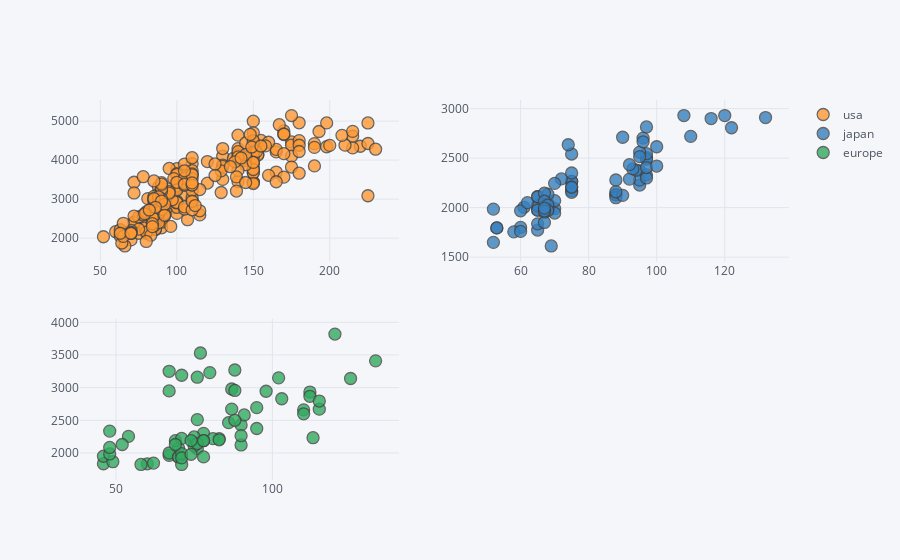

The cell this chart's notebook holds for it:
### Code cell
df.iplot(kind="scatter", x="horsepower", y="weight", mode='markers', categories='origin', subplots=True)

### Figure 1 — Plotly figure (JSON) as saved in the notebook; plotly's stock layout.template omitted (floating-point values rounded to 4 significant figures; data arrays with more than 128 entries replaced by an {"elided": "..."} marker saying what was removed)
{"data": [{"marker": {"color": "rgba(255, 153, 51, 1.0)", "line": {"width": 1.3}, "opacity": 0.8, "size": 12, "symbol": "circle"}, "mode": "markers", "name": "usa", "textfont": {"color": "#4D5663"}, "type": "scatter", "x": {"elided": "249 int values"}, "xaxis": "x", "y": {"elided": "249 int values"}, "yaxis": "y"}, {"marker": {"color": "rgba(55, 128, 191, 1.0)", "line": {"width": 1.3}, "opacity": 0.8, "size": 12, "symbol": "circle"}, "mode": "markers", "name": "japan", "textfont": {"color": "#4D5663"}, "type": "scatter", "x": [95, 88, 88, 95, 65, 69, 95, 97, 92, 97, 88, 88, 94, 90, 122, 67, 65, 52, 61, 97, 93, 75, 96, 97, 53, 53, 70, 75, 108, 68, 70, 75, 67, 97, 110, 52, 70, 60, 95, 97, 95, 97, 68, 65, 65, 60, 65, 90, 75, 92, 75, 65, 65, 67, 67, 132, 100, 72, 58, 60, 67, 65, 62, 68, 75, 75, 100, 74, 116, 120, 68, 68, 88, 75, 70, 67, 67, 67, 96], "xaxis": "x2", "y": [2372, 2130, 2130, 2228, 1773, 1613, 2278, 2330, 2288, 2506, 2100, 2279, 2379, 2124, 2807, 1950, 1836, 1649, 2003, 2489, 2391, 2171, 2702, 2545, 1795, 1795, 1990, 2155, 2930, 2045, 1945, 2265, 1985, 2815, 2720, 1985, 2070, 1800, 2560, 2300, 2515, 2405, 2135, 1975, 2020, 1968, 2019, 2711, 2542, 2434, 2265, 2110, 2110, 1850, 2145, 2910, 2420, 2290, 1755, 1760, 2065, 1975, 2050, 1985, 2210, 2350, 2615, 2635, 2900, 2930, 2025, 1970, 2160, 2205, 2245, 1965, 1965, 1995, 2665], "yaxis": "y2"}, {"marker": {"color": "rgba(50, 171, 96, 1.0)", "line": {"width": 1.3}, "opacity": 0.8, "size": 12, "symbol": "circle"}, "mode": "markers", "name": "europe", "textfont": {"color": "#4D5663"}, "type": "scatter", "x": [46, 87, 90, 95, 113, 90, 70, 76, 60, 54, 112, 76, 87, 69, 46, 90, 49, 75, 91, 112, 110, 83, 67, 78, 75, 75, 67, 71, 70, 95, 88, 98, 115, 86, 81, 83, 70, 71, 102, 88, 120, 58, 78, 78, 110, 48, 103, 125, 115, 133, 71, 71, 77, 71, 69, 76, 78, 48, 48, 67, 67, null, 62, 88, 74, null, 80, 76, 74, 52], "xaxis": "x3", "y": [1835, 2672, 2430, 2375, 2234, 2123, 2074, 2065, 1834, 2254, 2933, 2511, 2979, 2189, 1950, 2265, 1867, 2158, 2582, 2868, 2660, 2219, 1963, 2300, 2108, 2246, 2000, 2223, 1937, 2694, 2957, 2945, 2671, 2464, 2220, 2202, 1937, 1825, 3150, 3270, 3820, 1825, 1940, 2190, 2600, 1985, 2830, 3140, 2795, 3410, 1990, 1925, 3530, 3190, 2130, 2144, 2188, 2085, 2335, 2950, 3250, 1835, 1845, 2500, 2190, 2320, 3230, 3160, 1980, 2130], "yaxis": "y3"}], "layout": {"legend": {"bgcolor": "#F5F6F9", "font": {"color": "#4D5663"}}, "paper_bgcolor": "#F5F6F9", "plot_bgcolor": "#F5F6F9", "title": {"font": {"color": "#4D5663"}}, "xaxis": {"anchor": "y", "domain": [0, 0.45], "gridcolor": "#E1E5ED", "showgrid": true, "tickfont": {"color": "#4D5663"}, "title": {"font": {"color": "#4D5663"}, "text": ""}, "zerolinecolor": "#E1E5ED"}, "xaxis2": {"anchor": "y2", "domain": [0.55, 1], "gridcolor": "#E1E5ED", "showgrid": true, "tickfont": {"color": "#4D5663"}, "title": {"font": {"color": "#4D5663"}, "text": ""}, "zerolinecolor": "#E1E5ED"}, "xaxis3": {"anchor": "y3", "domain": [0, 0.45], "gridcolor": "#E1E5ED", "showgrid": true, "tickfont": {"color": "#4D5663"}, "title": {"font": {"color": "#4D5663"}, "text": ""}, "zerolinecolor": "#E1E5ED"}, "yaxis": {"anchor": "x", "domain": [0.575, 1], "gridcolor": "#E1E5ED", "showgrid": true, "tickfont": {"color": "#4D5663"}, "title": {"font": {"color": "#4D5663"}, "text": ""}, "zerolinecolor": "#E1E5ED"}, "yaxis2": {"anchor": "x2", "domain": [0.575, 1], "gridcolor": "#E1E5ED", "showgrid": true, "tickfont": {"color": "#4D5663"}, "title": {"font": {"color": "#4D5663"}, "text": ""}, "zerolinecolor": "#E1E5ED"}, "yaxis3": {"anchor": "x3", "domain": [0, 0.425], "gridcolor": "#E1E5ED", "showgrid": true, "tickfont": {"color": "#4D5663"}, "title": {"font": {"color": "#4D5663"}, "text": ""}, "zerolinecolor": "#E1E5ED"}}}
